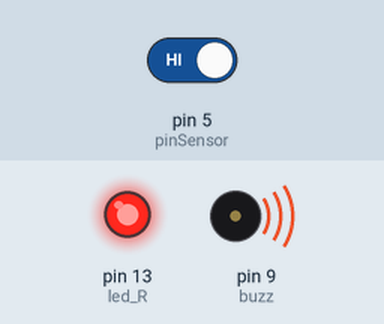
A sketch run on a simulated Arduino Uno, built with avr-gcc and run on an emulated ATmega328P. Parts: output pins drawn as LEDs (lit = HIGH), buzzer (waves = sounding, pin HIGH). The test bench sets the inputs (shaded band); at power-on: pin 5 (pinSensor) HIGH.

Above: at 2.8 s.
2.9 s: pin 5 (pinSensor) driven LOW
At 4.2 s:
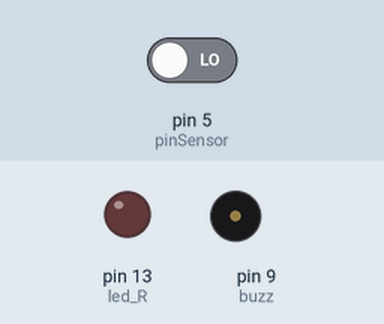
4.5 s: pin 5 (pinSensor) driven HIGH
At 5.7 s:
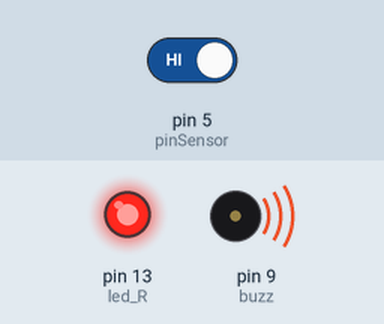
Timing chart, 0 to 7.5 s (numbered marks = the images above; inputs shaded):
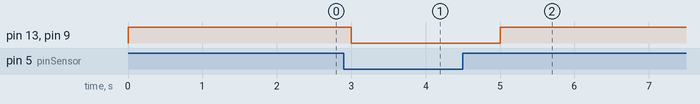

Measured:
- after the input at 2.9 s, pin 13 (led_R), pin 9 (buzz): HIGH → LOW after 0.10 s
- after the input at 4.5 s, pin 13 (led_R), pin 9 (buzz): LOW → HIGH after 0.50 s

The sketch:

Alarma.ino
```cpp
#define buzz 9
#define led_R 13
#define pinSensor 5

void setup() {
  pinMode(buzz, OUTPUT);  //definir pin como salida
  pinMode(pinSensor, INPUT);
  pinMode(led_R, OUTPUT);
}

void loop(){
  int value = digitalRead(pinSensor);
    if (value == LOW) {
    digitalWrite(led_R, LOW);
    digitalWrite(buzz, LOW);


  } else {
    digitalWrite(led_R, HIGH);
    digitalWrite(buzz, HIGH);
  }

  delay(1000);


}
```
